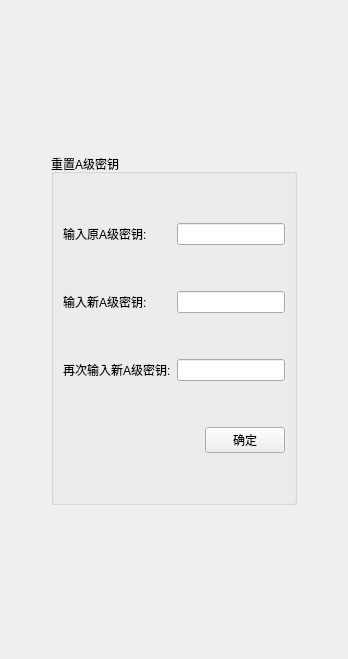
                 <widget class="QWidget" name="page_21">
                  <layout class="QVBoxLayout" name="verticalLayout_34">
                   <item>
                    <spacer name="verticalSpacer_23">
                     <property name="orientation">
                      <enum>Qt::Vertical</enum>
                     </property>
                     <property name="sizeHint" stdset="0">
                      <size>
                       <width>20</width>
                       <height>143</height>
                      </size>
                     </property>
                    </spacer>
                   </item>
                   <item>
                    <layout class="QHBoxLayout" name="horizontalLayout_32">
                     <item>
                      <spacer name="horizontalSpacer_5">
                       <property name="orientation">
                        <enum>Qt::Horizontal</enum>
                       </property>
                       <property name="sizeHint" stdset="0">
                        <size>
                         <width>40</width>
                         <height>20</height>
                        </size>
                       </property>
                      </spacer>
                     </item>
                     <item>
                      <widget class="QGroupBox" name="groupBox_4">
                       <property name="title">
                        <string>重置A级密钥</string>
                       </property>
                       <layout class="QVBoxLayout" name="verticalLayout_33">
                        <item>
                         <spacer name="verticalSpacer_56">
                          <property name="orientation">
                           <enum>Qt::Vertical</enum>
                          </property>
                          <property name="sizeHint" stdset="0">
                           <size>
                            <width>20</width>
                            <height>40</height>
                           </size>
                          </property>
                         </spacer>
                        </item>
                        <item>
                         <layout class="QHBoxLayout" name="horizontalLayout_29">
                          <item>
                           <widget class="QLabel" name="label_12">
                            <property name="minimumSize">
                             <size>
                              <width>108</width>
                              <height>0</height>
                             </size>
                            </property>
                            <property name="text">
                             <string>输入原A级密钥:</string>
                            </property>
                            <property name="alignment">
                             <set>Qt::AlignLeading|Qt::AlignLeft|Qt::AlignVCenter</set>
                            </property>
                           </widget>
                          </item>
                          <item>
                           <widget class="QLineEdit" name="lineEdit_13">
                            <property name="echoMode">
                             <enum>QLineEdit::Password</enum>
                            </property>
                           </widget>
                          </item>
                         </layout>
                        </item>
                        <item>
                         <spacer name="verticalSpacer_57">
                          <property name="orientation">
                           <enum>Qt::Vertical</enum>
                          </property>
                          <property name="sizeHint" stdset="0">
                           <size>
                            <width>20</width>
                            <height>40</height>
                           </size>
                          </property>
                         </spacer>
                        </item>
                        <item>
                         <layout class="QHBoxLayout" name="horizontalLayout_30">
                          <item>
                           <widget class="QLabel" name="label_13">
                            <property name="minimumSize">
                             <size>
                              <width>108</width>
                              <height>0</height>
                             </size>
                            </property>
                            <property name="text">
                             <string>输入新A级密钥:</string>
                            </property>
                            <property name="alignment">
                             <set>Qt::AlignLeading|Qt::AlignLeft|Qt::AlignVCenter</set>
                            </property>
                           </widget>
                          </item>
                          <item>
                           <widget class="QLineEdit" name="lineEdit_14">
                            <property name="echoMode">
                             <enum>QLineEdit::Password</enum>
                            </property>
                           </widget>
                          </item>
                         </layout>
                        </item>
                        <item>
                         <spacer name="verticalSpacer_58">
                          <property name="orientation">
                           <enum>Qt::Vertical</enum>
                          </property>
                          <property name="sizeHint" stdset="0">
                           <size>
                            <width>20</width>
                            <height>40</height>
                           </size>
                          </property>
                         </spacer>
                        </item>
                        <item>
                         <layout class="QHBoxLayout" name="horizontalLayout_31">
                          <item>
                           <widget class="QLabel" name="label_14">
                            <property name="text">
                             <string>再次输入新A级密钥:</string>
                            </property>
                           </widget>
                          </item>
                          <item>
                           <widget class="QLineEdit" name="lineEdit_15">
                            <property name="echoMode">
                             <enum>QLineEdit::Password</enum>
                            </property>
                           </widget>
                          </item>
                         </layout>
                        </item>
                        <item>
                         <spacer name="verticalSpacer_59">
                          <property name="orientation">
                           <enum>Qt::Vertical</enum>
                          </property>
                          <property name="sizeHint" stdset="0">
                           <size>
                            <width>20</width>
                            <height>40</height>
                           </size>
                          </property>
                         </spacer>
                        </item>
                        <item>
                         <layout class="QHBoxLayout" name="horizontalLayout_69">
                          <item>
                           <spacer name="horizontalSpacer_25">
                            <property name="orientation">
                             <enum>Qt::Horizontal</enum>
                            </property>
                            <property name="sizeHint" stdset="0">
                             <size>
                              <width>40</width>
                              <height>20</height>
                             </size>
                            </property>
                           </spacer>
                          </item>
                          <item>
                           <widget class="QPushButton" name="pushButton_58">
                            <property name="minimumSize">
                             <size>
                              <width>75</width>
                              <height>0</height>
                             </size>
                            </property>
                            <property name="text">
                             <string>确定</string>
                            </property>
                            <property name="icon">
                             <iconset>
                              <normaloff>:/image/confirm.ico</normaloff>:/image/confirm.ico</iconset>
                            </property>
                           </widget>
                          </item>
                         </layout>
                        </item>
                        <item>
                         <spacer name="verticalSpacer_60">
                          <property name="orientation">
                           <enum>Qt::Vertical</enum>
                          </property>
                          <property name="sizeHint" stdset="0">
                           <size>
                            <width>20</width>
                            <height>40</height>
                           </size>
                          </property>
                         </spacer>
                        </item>
                       </layout>
                      </widget>
                     </item>
                     <item>
                      <spacer name="horizontalSpacer_6">
                       <property name="orientation">
                        <enum>Qt::Horizontal</enum>
                       </property>
                       <property name="sizeHint" stdset="0">
                        <size>
                         <width>40</width>
                         <height>20</height>
                        </size>
                       </property>
                      </spacer>
                     </item>
                    </layout>
                   </item>
                   <item>
                    <spacer name="verticalSpacer_24">
                     <property name="orientation">
                      <enum>Qt::Vertical</enum>
                     </property>
                     <property name="sizeHint" stdset="0">
                      <size>
                       <width>20</width>
                       <height>143</height>
                      </size>
                     </property>
                    </spacer>
                   </item>
                  </layout>
                 </widget>
